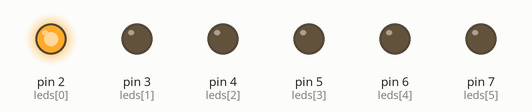
Recording of a sketch running on a simulated Arduino Pro Mini, built with avr-gcc and run on an emulated ATmega328P. On the bench: output pins drawn as LEDs (lit = HIGH).

Above: at 0.5 s.
At 1.5 s:
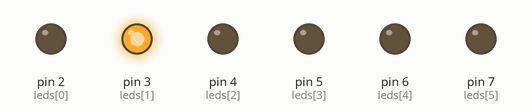
At 2.5 s:
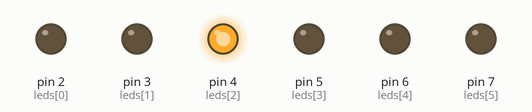
At 3.5 s:
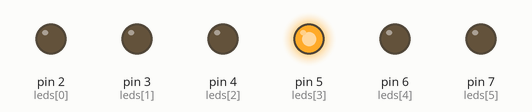
At 4.5 s:
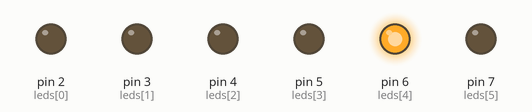
At 5.5 s:
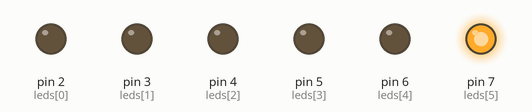
Timing chart, 0 to 7.8 s (numbered marks = the images above):
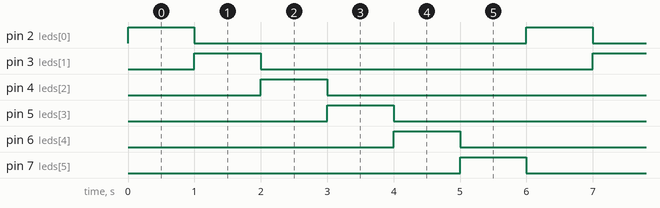

Measured:
- by itself, pin 2 (leds[0]), pin 3 (leds[1]), pin 4 (leds[2]), pin 5 (leds[3]), pin 6 (leds[4]), pin 7 (leds[5]): alternates HIGH for 1.0 s and LOW for 5.0 s
- by itself, everything shown: repeats every 6.0 s, in 6 steps

The sketch:

sequencer_traffic_light_01.ino
```cpp
// (licence header left out)
int leds[] = {2, 3, 4, 5, 6, 7};
int step = 0;

void setup() {
  for (int i = 0; i < 6; i++)
    pinMode(leds[i], OUTPUT);
}

void loop() {
  for (int i = 0; i < 6; i++)
    digitalWrite(leds[i], i == step ? HIGH : LOW);
  step++;
  step %= 6;
  delay(1000);
}
```
